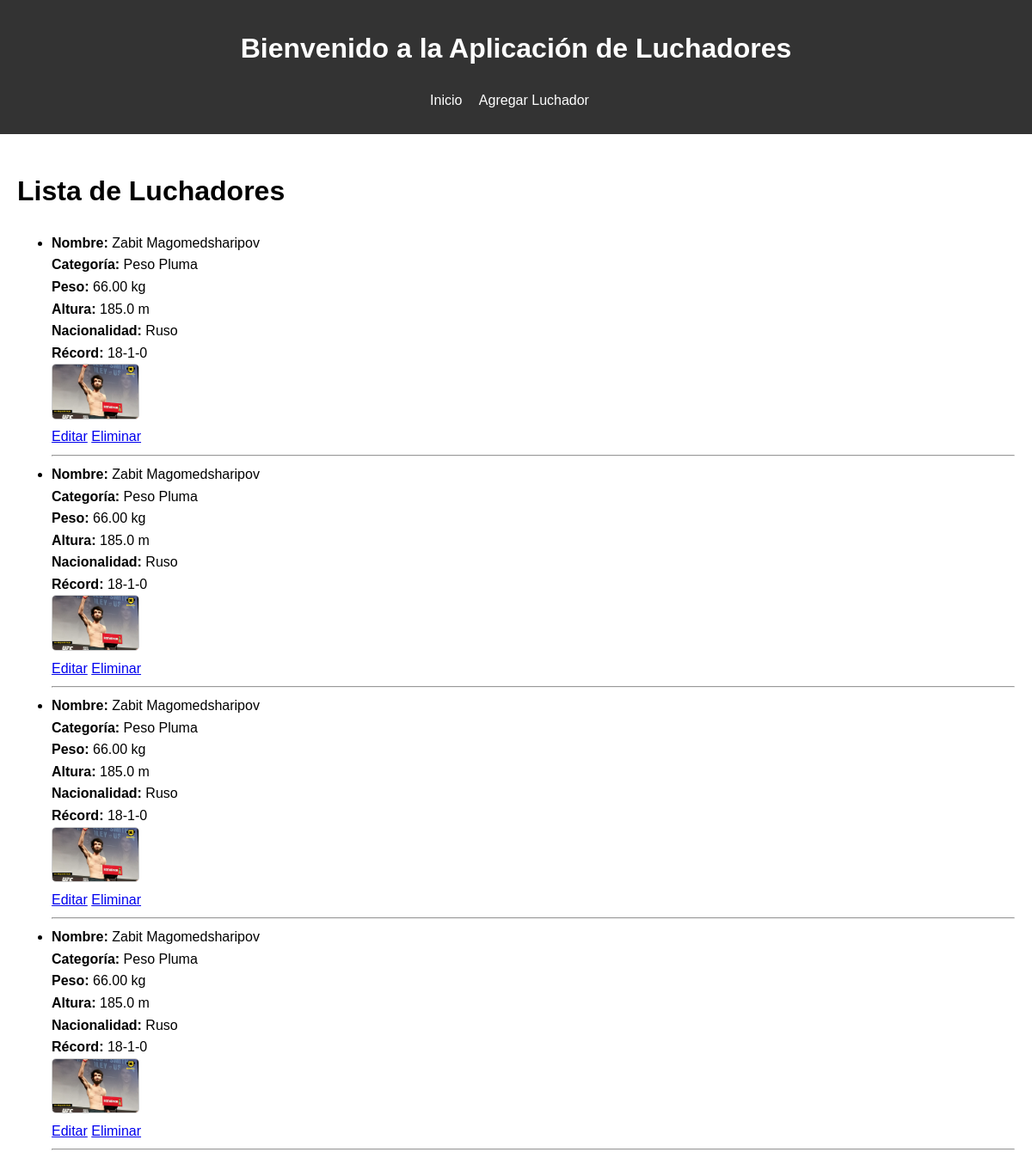
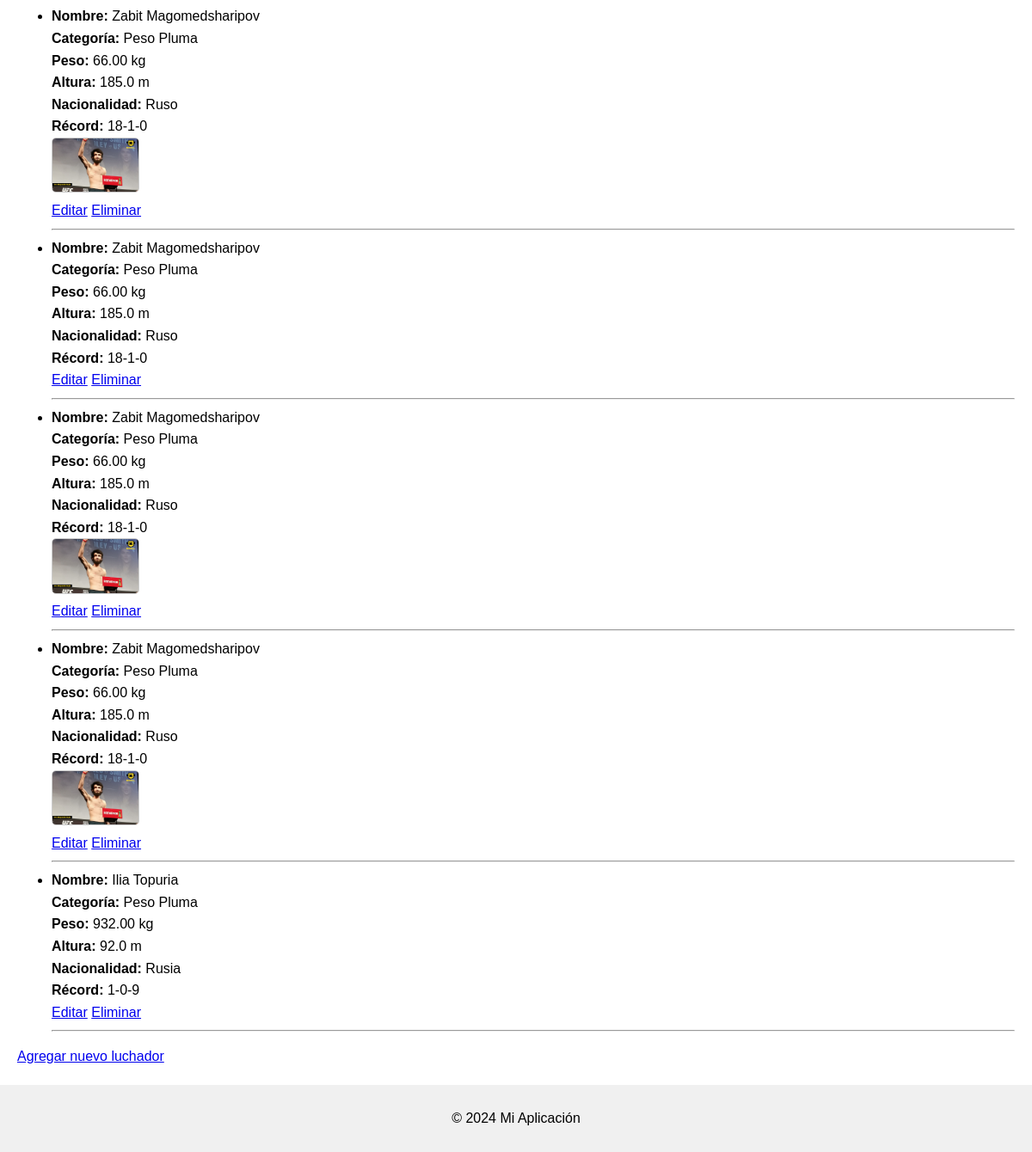
Screenshot of /luchadores/ with the database file from the repository (2 pictures, top to bottom).
### Eva_2/models.py (models this page shows, shortened)
class Luchador(models.Model):
    nombre = models.CharField(max_length=100)
    categoria = models.CharField(max_length=100)  # Cambia a minúsculas
    peso = models.DecimalField(max_digits=5, decimal_places=2)
    altura = models.FloatField()
    nacionalidad = models.CharField(max_length=50)
    record = models.CharField(max_length=10, default='0-0-0')
    imagen = models.ImageField(upload_to='imagenes/', blank=True, null=True)

### Eva_2/views.py (the view)
# urls.py: path('luchadores/', listar_luchador, name='listar_luchadores'),
def listar_luchador(request):
    luchadores = Luchador.objects.all()
    return render(request, 'luchadores/lista.html', {'luchadores': luchadores})

### Eva_2/templates/Luchadores/lista.html (shortened to what this page needs)
{% extends "luchadores/base.html" %}
{% block content %}
<h1>Lista de Luchadores</h1>
<ul>
    {% for luchador in luchadores %}
        <li class="luchador-item">
            <strong>Nombre:</strong> {{ luchador.nombre }}<br>
            <strong>Categoría:</strong> {{ luchador.categoria }}<br>
            <strong>Peso:</strong> {{ luchador.peso }} kg<br>
            <strong>Altura:</strong> {{ luchador.altura }} m<br>
            <strong>Nacionalidad:</strong> {{ luchador.nacionalidad }}<br>
            <strong>Récord:</strong> {{ luchador.record }}<br>
            {% if luchador.imagen %}
                <img src="{{ luchador.imagen.url }}" alt="{{ luchador.nombre }}" class="luchador-img">
            {% endif %}
            <div class="botones">
                <a href="{% url 'editar_luchador' luchador_id=luchador.id %}" class="btn btn-warning">Editar</a>
                <a href="{% url 'eliminar_luchador' luchador_id=luchador.id %}" class="btn btn-danger" onclick="return confirm('¿Estás seguro de que quieres eliminar este luchador?');">Eliminar</a>
            </div>
        </li>
        <hr>
    {% endfor %}
</ul>
<a href="{% url 'crear_luchador' %}" class="btn btn-primary">Agregar nuevo luchador</a>
{% endblock %}

### Eva_2/templates/Luchadores/base.html (shortened to what this page needs)
<!DOCTYPE html>
<html lang="es">
<head>
    {% load static %}
    <link rel="stylesheet" href="{% static 'css/styles.css' %}">
</head>
<body>
    <header>
        <h1>Bienvenido a la Aplicación de Luchadores</h1>
        <nav>
            <ul>
                <li><a href="{% url 'listar_luchadores' %}">Inicio</a></li>
                <li><a href="{% url 'crear_luchador' %}">Agregar Luchador</a></li>
            </ul>
        </nav>
    </header>
    <main>
        {% block content %}
        {% endblock %}
    </main>
    <footer>
        <p>&copy; 2024 Mi Aplicación</p>
    </footer>
</body>
</html>

### Eva_2/static/css/styles.css (style rules this page uses)
body { font-family: Arial, sans-serif; line-height: 1.6; margin: 0; padding: 0; }
header { background-color: #333; color: white; padding: 10px 0; text-align: center; }
nav ul { list-style-type: none; padding: 0; }
nav ul li { display: inline; margin-right: 15px; }
nav a { color: white; text-decoration: none; }
main { padding: 20px; }
.luchador-img { max-width: 100px; height: auto; border: 1px solid #ccc; border-radius: 5px; }
footer { text-align: center; padding: 10px 0; background-color: #f0f0f0; }

### rows the page displays
Luchador: nombre "Zabit Magomedsharipov", categoria "Peso Pluma", peso "66.00", altura "185.0", nacionalidad "Ruso", record "18-1-0", imagen (picture)
Luchador: nombre "Zabit Magomedsharipov", categoria "Peso Pluma", peso "66.00", altura "185.0", nacionalidad "Ruso", record "18-1-0", imagen (picture)
Luchador: nombre "Zabit Magomedsharipov", categoria "Peso Pluma", peso "66.00", altura "185.0", nacionalidad "Ruso", record "18-1-0", imagen (picture)
Luchador: nombre "Zabit Magomedsharipov", categoria "Peso Pluma", peso "66.00", altura "185.0", nacionalidad "Ruso", record "18-1-0", imagen (picture)
Luchador: nombre "Zabit Magomedsharipov", categoria "Peso Pluma", peso "66.00", altura "185.0", nacionalidad "Ruso", record "18-1-0", imagen (picture)
Luchador: nombre "Zabit Magomedsharipov", categoria "Peso Pluma", peso "66.00", altura "185.0", nacionalidad "Ruso", record "18-1-0"
Luchador: nombre "Zabit Magomedsharipov", categoria "Peso Pluma", peso "66.00", altura "185.0", nacionalidad "Ruso", record "18-1-0", imagen (picture)
Luchador: nombre "Zabit Magomedsharipov", categoria "Peso Pluma", peso "66.00", altura "185.0", nacionalidad "Ruso", record "18-1-0", imagen (picture)
Luchador: nombre "Ilia Topuria", categoria "Peso Pluma", peso "932.00", altura "92.0", nacionalidad "Rusia", record "1-0-9"
